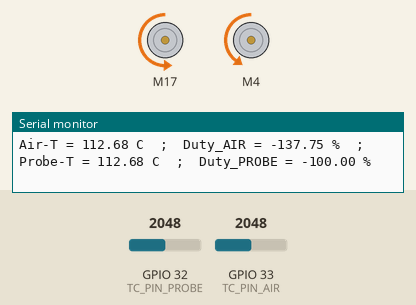
A sketch run on a simulated ESP32. Parts: 2 × DC motor (green arrow = forward, orange = backward, longer = faster), the last lines printed to the serial monitor. Inputs (shaded band) come from the test bench; at power-on: GPIO 33 (TC_PIN_AIR) = 2048, GPIO 32 (TC_PIN_PROBE) = 2048.

Above: at 1.8 s.
1.9 s: GPIO 33 (TC_PIN_AIR) set to 1228
At 2.4 s:
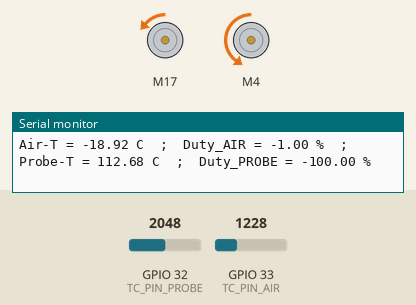
3.6 s: GPIO 33 (TC_PIN_AIR) set to 2047
At 4.9 s:
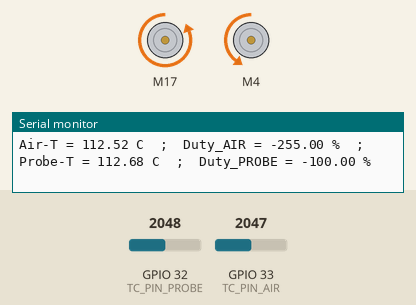
7.7 s: GPIO 33 (TC_PIN_AIR) set to 1228
11.8 s: GPIO 33 (TC_PIN_AIR) set to 491
13.9 s: GPIO 33 (TC_PIN_AIR) set to 2866
At 15.1 s:
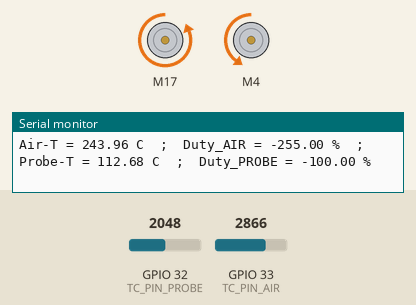
Timing chart, 0 to 16.9 s (numbered marks = the images above; inputs shaded):
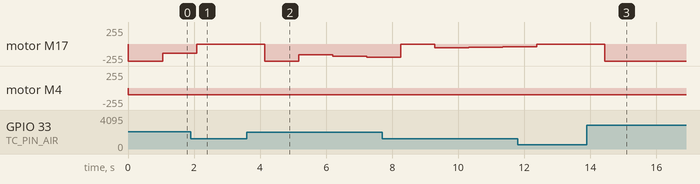

The sketch:

2_PID_Autocycler_uploaded_for_1.12.2023.ino
```cpp
// Autocycler temperature regulation implemented with two different loops using ESP32-DevKitC-v4

#include "CytronMotorDriver.h"
#include <PID_v1.h>

#define TC_PIN_AIR 33       // defined ADC pin 33
#define TC_PIN_PROBE 32     // defined ADC pin 32
#define AREF 3.286          // set to AREF, Connect the AD8495 to 3.3 V supply
#define ADC_RESOLUTION 12   // 12-bit resolution of ESP32

//Define Variables we'll be connecting to
double Setpoint_AIR, Input_AIR, Output_AIR,Setpoint_PROBE, Input_PROBE, Output_PROBE;
double reading = 0, voltage, temperature_AIR,reading_PROBE = 0, voltage_PROBE, temperature_PROBE;

//Specify the links and initial tuning parameters_AIR
double Kp_AIR=1, Ki_AIR=2, Kd_AIR=0.4;
double aggKp_AIR=4, aggKi_AIR=0.2, aggKd_AIR=1;
PID myPID_AIR(&temperature_AIR, &Output_AIR, &Setpoint_AIR, Kp_AIR, Ki_AIR, Kd_AIR, DIRECT);

//Specify the links and initial tuning parameters
double Kp_PROBE=3, Ki_PROBE=0.5, Kd_PROBE=1;
double aggKp_PROBE=4, aggKi_PROBE=0.2, aggKd_PROBE=1;
PID myPID_PROBE(&temperature_PROBE, &Output_PROBE, &Setpoint_PROBE, Kp_PROBE, Ki_PROBE, Kd_PROBE, DIRECT);


double get_temperature(int PIN) {
  reading = analogRead(PIN);
 // Serial.print("read = ");
 // Serial.print(reading);
  voltage = reading * (AREF / 4095);
 // Serial.print("volt = ");
 // Serial.print(voltage);
  return ((voltage - 1.25) / 0.005)+34;
}

// Configure the motor driver.
CytronMD Driver_AIR(PWM_DIR,17,16);  // PWM = Pin 17, DIR = Pin 16.
CytronMD Driver_PROBE(PWM_DIR,4,2);  // PWM = Pin 4, DIR = Pin 2.

// The setup routine runs once when you press reset.
void setup() {
   Serial.begin(9600);

   Setpoint_AIR = 15 ; //hier Lufttemperatur einstellen für automatische Regelung
   myPID_AIR.SetOutputLimits(-255, -1);
   //turn the PID on
   myPID_AIR.SetMode(AUTOMATIC);
   Setpoint_PROBE = 15; //hier Probentemperatur einstellen für automatische Regelung
   myPID_PROBE.SetOutputLimits(-100, -80);
   //turn the PID on
   myPID_PROBE.SetMode(AUTOMATIC);


  Serial.print("Upload version 13.12.2023");


}


// The loop routine runs over and over again forever.
void loop() {
  temperature_AIR = get_temperature(TC_PIN_AIR);
  temperature_PROBE = get_temperature(TC_PIN_PROBE);
//  double gap = abs(Setpoint-temperature); //distance away from setpoint
//  if (gap < 1)
//  {  //we're close to setpoint, use conservative tuning parameters
//    myPID.SetTunings(Kp, Ki, Kd);
//  }
//  else
//  {
//     //we're far from setpoint, use aggressive tuning parameters
//     myPID.SetTunings(aggKp, aggKi, aggKd);
//  }

  myPID_AIR.Compute();
  Driver_AIR.setSpeed(Output_AIR);  // Output_AIR -> automatische Regelung, ansonsten Wert zwischen -255 (kühlen) und 255 Heizen
  myPID_PROBE.Compute();
  Driver_PROBE.setSpeed(-100); // Output_PROBE -> automatische Regelung, ansonsten Wert zwischen -255 (kühlen) und 255 Heizen


  Serial.print("Air-T = ");
  Serial.print(temperature_AIR);
  Serial.print(" C");
  Serial.print("  ;  ");
  Serial.print("Duty_AIR = ");
  Serial.print(Output_AIR);
  Serial.print(" %");
  Serial.print("  ;  ");

  Serial.print("Probe-T = ");
  Serial.print(temperature_PROBE);
  Serial.print(" C");
  Serial.print("  ;  ");
  Serial.print("Duty_PROBE = ");
  Serial.print(Output_PROBE);
  Serial.println(" %");

  delay(1000);

}
```

Measured:
- after the input at 3.6 s, motor M17: backward 1/255 → backward 255/255 after 0.54 s, → backward 163/255 1.0 s later, → backward 182/255 1.0 s later, → backward 202/255 1.0 s later
- after the input at 13.9 s, motor M17: backward 1/255 → backward 255/255 after 0.54 s
